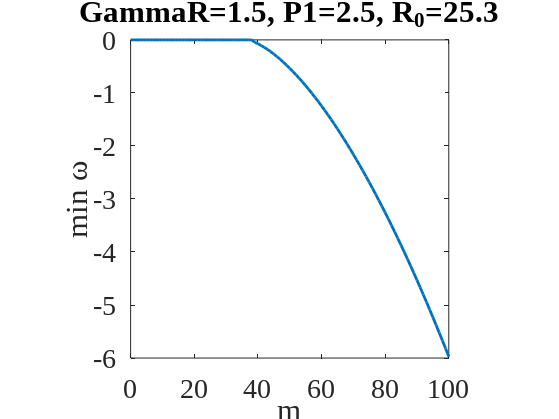
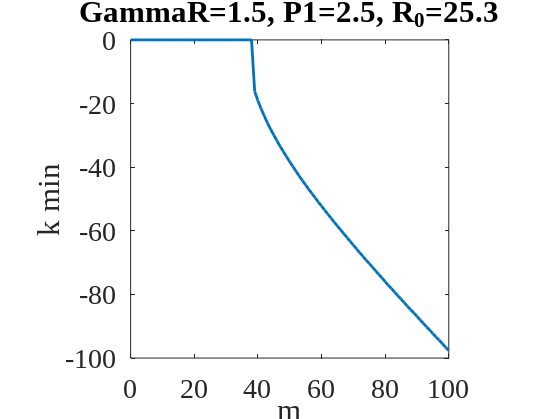

Source code (MATLAB) for these figures, in order:

% energy instability maximum growth rate


ua=7.7e-3;
R1=8.4e-3;
GammaC=1;

P1=2.5;
GammaR=1.5;

R0=16*sqrt(5/2);

n0=GammaC/R1;
Phi0=sqrt(GammaR*(P1-1)/R1);

k=-250:0.1:100;

m_series=0:100;

Font_size=20;
Font_name='Times New Roman';

print_fig=0;

N_m=length(m_series);

omega_min=zeros(1,N_m);
k_min=omega_min;

for it=40:N_m
    
    m=m_series(it);
    
    omega=(2*k*m+sqrt(k.^4+4*ua*R0^2*Phi0^2*k.^2))/(2*R0^2);
    
    [o_m,k_m]=min(omega);
    
    if o_m<0
       omega_min(it)=o_m;
       k_min(it)=k(k_m);
    end
end

fig_o_min=figure('renderer','painter','paperpositionmode','auto');
plot(m_series,omega_min,'linewidth',2);
set(gca,'fontsize',Font_size,'Fontname',Font_name);
axis square;
xlabel('m');
ylabel('min \omega');
st_title=sprintf('GammaR=%.1f, P1=%.1f, R_0=%.1f',GammaR,P1,R0);
title(st_title);

fig_k_min=figure('renderer','painter','paperpositionmode','auto');
plot(m_series,k_min,'linewidth',2);
axis square;
set(gca,'fontsize',Font_size,'Fontname',Font_name);
xlabel('m');
ylabel('k min');
title(st_title);


% if print_fig~=0
%     
%     print(fig_o_min,'-zbuffer','-depsc','-r250','m_es_Phase_Diagram.eps');
%     print(fig_k_min,'-zbuffer','-dpng','-r250','m_es_Phase_Diagram.png');
%     
%     close(fig_mes_diag);
% end



















